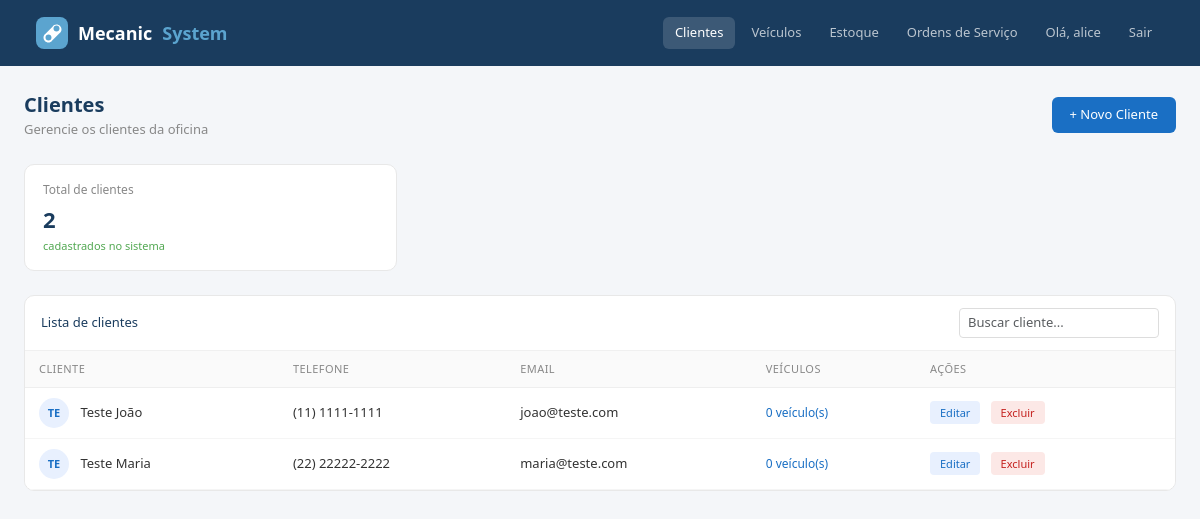
Page /clientes/ (signed in) on the earlier database version.
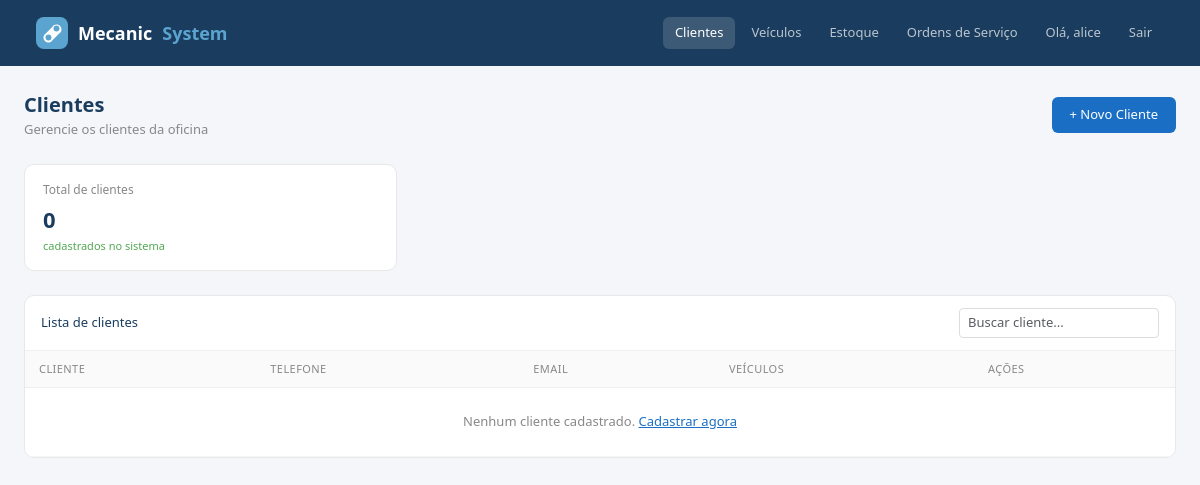
Same page on the later database version.
### clientes/models.py (models this page shows, shortened)
class Cliente(models.Model):
    nome = models.CharField(max_length=100)
    telefone = models.CharField(max_length=20, blank=True)
    email = models.EmailField(blank=True)

### clientes/views.py (the view)
# urls.py: path('', views.listar_clientes, name='listar_clientes'),
def listar_clientes(request):
    clientes = Cliente.objects.all()
    return render(request, 'clientes/listar.html', {'clientes': clientes})

### clientes/templates/clientes/listar.html (shortened to what this page needs)
{% extends "base.html" %}
{% block nav_clientes %}active{% endblock %}
{% block conteudo %}
<div class="d-flex justify-content-between align-items-center mb-4">
  <div>
    <div class="page-title">Clientes</div>
    <div class="page-sub">Gerencie os clientes da oficina</div>
  </div>
  <a href="/clientes/adicionar/" class="btn-novo">+ Novo Cliente</a>
</div>
<div class="row g-3 mb-4">
  <div class="col-md-4">
    <div class="stat-card">
      <div class="label">Total de clientes</div>
      <div class="value">{{ clientes|length }}</div>
      <div class="sub">cadastrados no sistema</div>
    </div>
  </div>
</div>
<div class="card-table">
  <div class="card-top">
    <span style="font-size:13px;font-weight:500;color:#1a3c5e">Lista de clientes</span>
    <input type="text" placeholder="Buscar cliente..." class="form-control form-control-sm" style="width:200px" id="busca" onkeyup="filtrar()">
  </div>
  <table class="table mb-0" id="tabela">
    <thead>
      <tr>
        <th>Cliente</th>
        <th>Telefone</th>
        <th>Email</th>
        <th>Veículos</th>
        <th>Ações</th>
      </tr>
    </thead>
    <tbody>
      {% for cliente in clientes %}
      <tr>
        <td>
          <span class="avatar-circle">{{ cliente.nome|slice:":2"|upper }}</span>
          {{ cliente.nome }}
        </td>
        <td>{{ cliente.telefone|default:"—" }}</td>
        <td>{{ cliente.email|default:"—" }}</td>
        <td>
          <a href="/clientes/detalhe/{{ cliente.id }}/" style="color:#1a6fc4;text-decoration:none;font-weight:500;font-size:12px">
            {{ cliente.veiculos.count }} veículo(s)
          </a>
        </td>
        <td>
          <a href="/clientes/editar/{{ cliente.id }}/" class="btn-edit" style="font-size:11px;text-decoration:none">Editar</a>
          <a href="/clientes/excluir/{{ cliente.id }}/" class="btn-del" style="padding:4px 10px;font-size:11px;text-decoration:none">Excluir</a>
        </td>
      </tr>
      {% empty %}
      <tr>
        <td colspan="5" class="text-center py-4" style="color:#888;font-size:13px">
          Nenhum cliente cadastrado.
          <a href="/clientes/adicionar/" style="color:#1a6fc4">Cadastrar agora</a>
        </td>
      </tr>
      {% endfor %}
    </tbody>
  </table>
</div>
{% endblock %}

Differences in the rows shown:
removed Cliente: nome "TE", nome "Teste João", telefone "(11) 1111-1111", email "joao@teste.com", veiculos.count "0"
removed Cliente: nome "TE", nome "Teste Maria", telefone "(22) 22222-2222", email "maria@teste.com", veiculos.count "0"
Other differences:
{{ clientes|length }}: "2" → "0"
text now shown: "Nenhum cliente cadastrado. Cadastrar agora"
